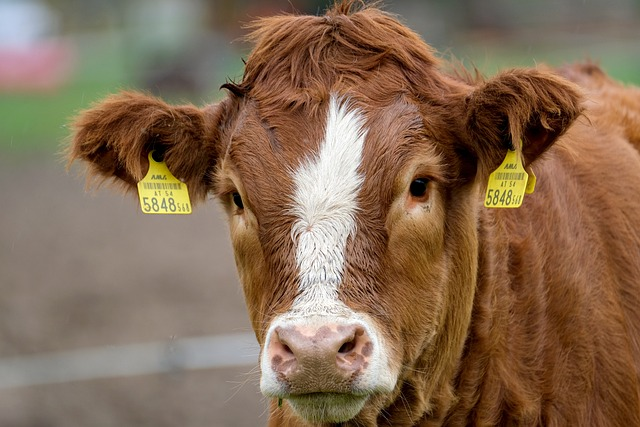
#> input picture pengolahancitraUTS-master/img/cow-5675684_640.jpg, 640 x 427 px
$ python -i home.py   (imports and definitions only)
#> lines starting #> are read from the running program, lines starting #| are printed output that depends on the picture; after the words box and inside, x2 and y2 are one past the last pixel; in counts of white or black regions, pixels touching at a corner belong together
import streamlit as st
import cv2
import numpy as np
from PIL import Image

# Fungsi-fungsi manipulasi gambar
def rgb_to_hsv(image):
    hsv_image = cv2.cvtColor(np.array(image), cv2.COLOR_RGB2HSV)
    return hsv_image

def calculate_histogram(image):
    histogram = cv2.calcHist([np.array(image)], [0], None, [256], [0, 256])
    return histogram

def adjust_brightness_contrast(image, brightness=0, contrast=0):
    alpha = 1 + contrast / 127
    beta = brightness
    adjusted_image = cv2.convertScaleAbs(np.array(image), alpha=alpha, beta=beta)
    return adjusted_image

def find_contours(image):
    gray_image = cv2.cvtColor(np.array(image), cv2.COLOR_RGB2GRAY)
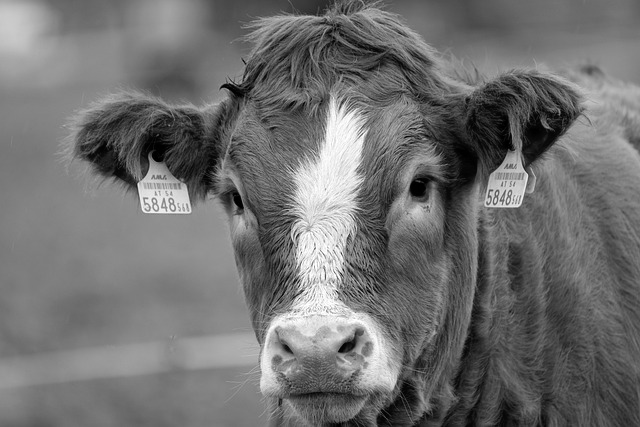
#> gray_image: shape (427, 640); min 0, max 255, mean 112.4
    _, threshold = cv2.threshold(gray_image, 127, 255, 0)
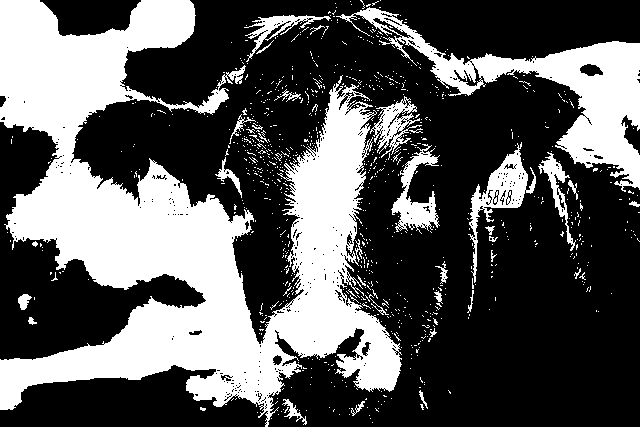
#> threshold: shape (427, 640); 35.3% white; 889 white regions (853 under 20 px)
    contours, _ = cv2.findContours(threshold, cv2.RETR_TREE, cv2.CHAIN_APPROX_SIMPLE)
#> contours = 1649 contours, 1594 with area under 20; largest, box (x1, y1, x2, y2) and area: (0, 0, 402, 427) 72014, (336, 7, 640, 192) 12390, (468, 142, 536, 283) 2188, (391, 144, 440, 234) 1488, (370, 96, 422, 158) 1104
    return contours

# HTML dan CSS untuk latar belakang
page_bg_img = '''
<style>
body {
    background-image: url("https://images.pexels.com/photos/1234567/pexels-photo-1234567.jpeg");
    background-size: cover;
}
</style>
'''

# [47 lines not run here, left out]

>>> import cv2
>>> picture = cv2.cvtColor(cv2.imread('img/cow-5675684_640.jpg'), cv2.COLOR_BGR2RGB)
>>> result = find_contours(picture)
#> result has the same summary as contours in find_contours
